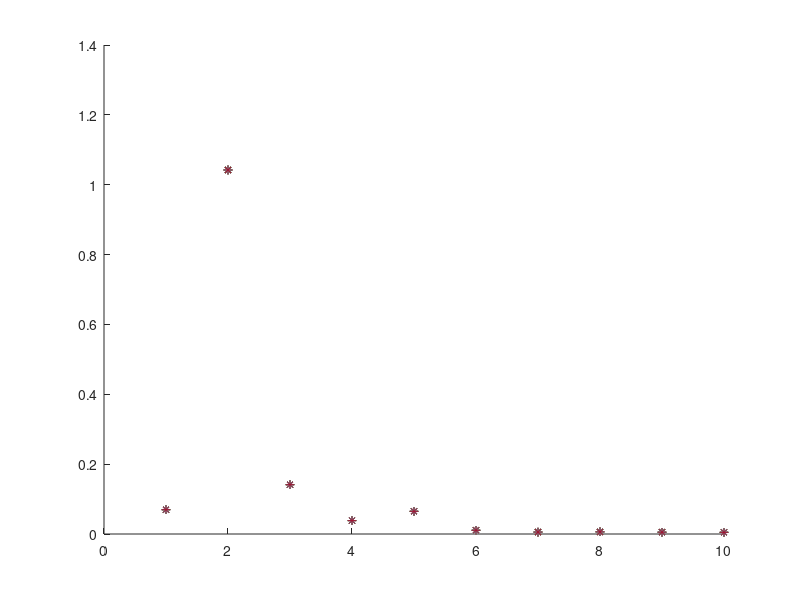

Write MATLAB code to recreate this figure.
clear;
clear All;
N = 20; %% number of points
t = [0:N-1]'/N; %% define time
%f = sin(2*pi*t).^5; %%define function

figure;hold;
for t1=0.2:-0.005:0.1
    f=sin(2*sin(2.5*pi*t));%%heaviside(t-0.1)-heaviside(t-t1);
    p = abs(fft(f))/(N/2); %% absolute value of the fft
    p = p(1:N/2).^2; %% take the positve frequency half, only
    plot((p),'*');
    pause(.2);
end
% 
% f = exp(sin(2*pi*t)); %%define function
% p = abs(fft(f))/(N/2); %% absolute value of the fft
% p = p(1:N/2).^2 %% take the positve frequency half, only
% plot(log10(p),'*');
